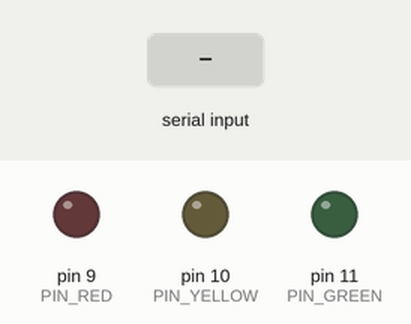
A sketch run on a simulated Arduino Uno, built with avr-gcc and run on an emulated ATmega328P. On the bench: output pins drawn as LEDs (lit = HIGH). The test bench sets the inputs (shaded band). What the sketch prints to the serial monitor is not drawn.

Above: at 2.1 s.
2.2 s: "G" received over Serial
At 2.8 s:
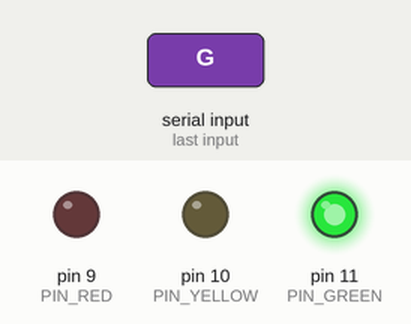
3.7 s: "Y" received over Serial
At 4.9 s:
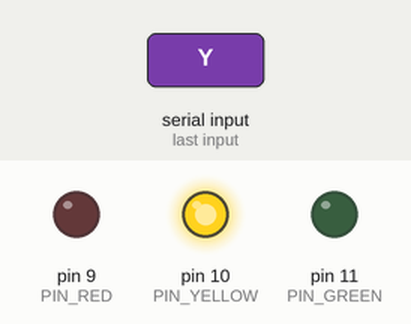
5.2 s: "R" received over Serial
At 6.3 s:
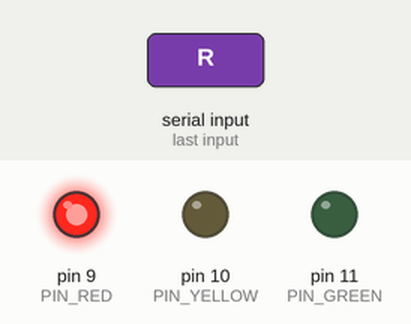
Timing chart, 0 to 8.2 s (numbered marks = the images above; inputs shaded):
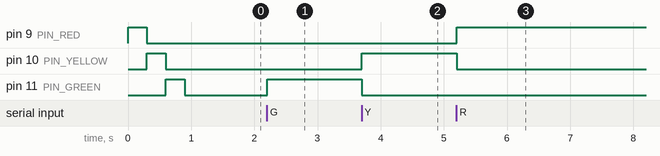

Measured:
- after the input at 2.2 s, pin 11 (PIN_GREEN): LOW → HIGH at once
- after the input at 3.7 s, pin 10 (PIN_YELLOW): LOW → HIGH at once; pin 11 (PIN_GREEN): HIGH → LOW at once
- after the input at 5.2 s, pin 9 (PIN_RED): LOW → HIGH at once; pin 10 (PIN_YELLOW): HIGH → LOW at once

The sketch:

led_control.ino
```cpp
/*
 * ================================================
 *  PC(Python)에서 시리얼로 문자 수신 → LED 제어
 *
 *  수신 명령어
 *    'G' → GREEN  ON  (정면 얼굴 감지)
 *    'Y' → YELLOW ON  (옆모습 감지)
 *    'R' → RED    ON  (얼굴 미감지 / 위험)
 *    'X' → 전체   OFF  (종료 / 초기화)
 * ================================================
 */

// ── 핀 정의 ──────────────────────────────────────
#define PIN_RED    9
#define PIN_YELLOW 10
#define PIN_GREEN  11

// ── 시리얼 통신 속도 (Python 쪽과 반드시 일치) ──
#define BAUD_RATE 9600

// ================================================
void setup() {
  // LED 핀 출력 모드 설정
  pinMode(PIN_RED,    OUTPUT);
  pinMode(PIN_YELLOW, OUTPUT);
  pinMode(PIN_GREEN,  OUTPUT);

  // 시작 시 전체 OFF (초기화)
  allOff();

  // 시리얼 통신 시작
  Serial.begin(BAUD_RATE);
  Serial.println("[LED Controller] Ready. Waiting for command (G/Y/R/X)...");

  // 시작 신호: 3색 순서대로 한 번씩 점등
  startupBlink();
}

// ================================================
void loop() {
  // 시리얼 수신 버퍼에 데이터가 있을 때만 처리
  if (Serial.available() > 0) {

    // 1바이트 읽기
    char cmd = Serial.read();

    // 명령어에 따라 LED 제어
    switch (cmd) {

      case 'G':   // 정면 감지 → GREEN
        allOff();
        digitalWrite(PIN_GREEN, HIGH);
        Serial.println("[LED] GREEN ON  — 정면 얼굴 감지");
        break;

      case 'Y':   // 옆모습 감지 → YELLOW
        allOff();
        digitalWrite(PIN_YELLOW, HIGH);
        Serial.println("[LED] YELLOW ON — 옆모습 감지");
        break;

      case 'R':   // 얼굴 미감지 → RED
        allOff();
        digitalWrite(PIN_RED, HIGH);
        Serial.println("[LED] RED ON    — 얼굴 미감지 (주의)");
        break;

      case 'X':   // 전체 OFF
        allOff();
        Serial.println("[LED] ALL OFF   — 초기화");
        break;

      default:
        // 알 수 없는 명령어는 무시 (개행문자 등 노이즈 방지)
        break;
    }
  }
}

// ================================================
// 함수: 전체 LED 소등
// ================================================
void allOff() {
  digitalWrite(PIN_RED,    LOW);
  digitalWrite(PIN_YELLOW, LOW);
  digitalWrite(PIN_GREEN,  LOW);
}

// ================================================
// 함수: 시작 시 3색 순서 점등 (배선 확인용)
//        RED → YELLOW → GREEN → OFF
// ================================================
void startupBlink() {
  digitalWrite(PIN_RED,    HIGH); delay(300);
  digitalWrite(PIN_RED,    LOW);
  digitalWrite(PIN_YELLOW, HIGH); delay(300);
  digitalWrite(PIN_YELLOW, LOW);
  digitalWrite(PIN_GREEN,  HIGH); delay(300);
  digitalWrite(PIN_GREEN,  LOW);
}
```
